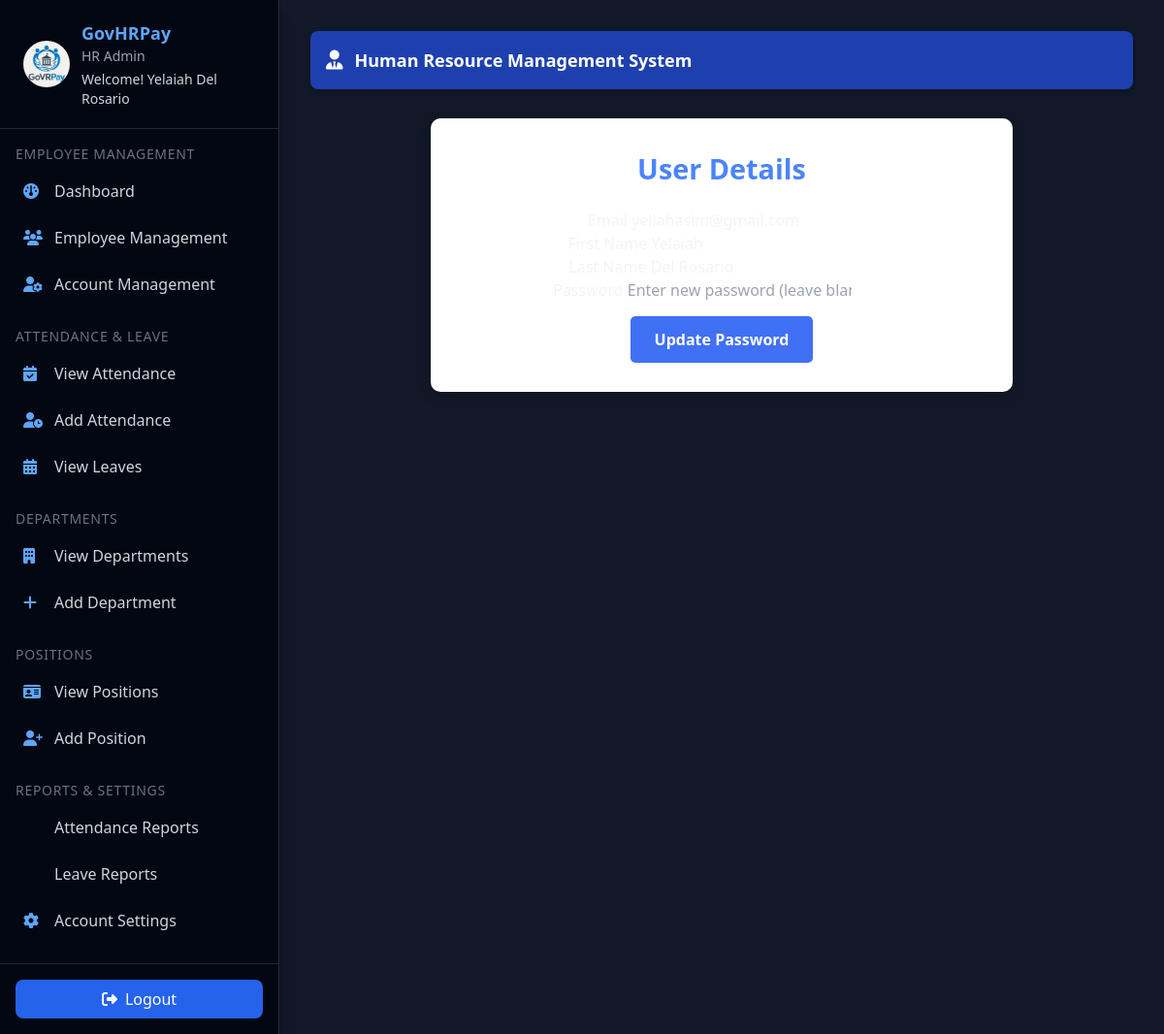
The app's page /edit-profile (signed in), older data.
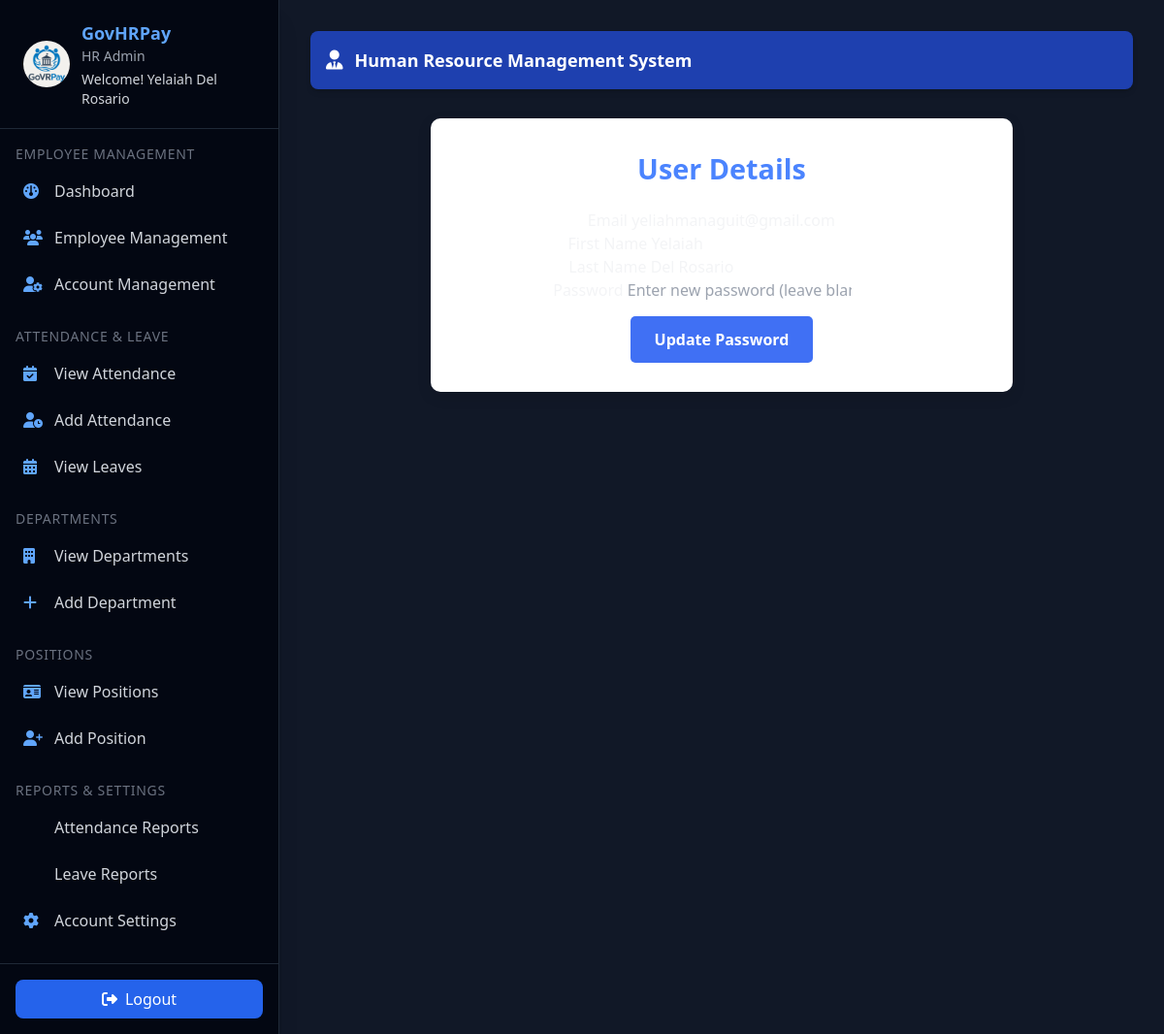
The same page, newer data.
### hr_system/hr/models/user.py (models this page shows, shortened)
class User(UserMixin, db.Model):
    id = db.Column(db.Integer, primary_key=True)
    email = db.Column(db.String(150), unique=True, nullable=False)
    password = db.Column(db.String(150), nullable=False)
    first_name = db.Column(db.String(100), nullable=False)
    last_name = db.Column(db.String(100), nullable=False)
    role = db.Column(db.String(50), nullable=False, default="employee")
    department_id = db.Column(
        db.Integer, db.ForeignKey('department.id', name='fk_user_department_id')
    )
    position = db.Column(db.String(100))
    active = db.Column(db.Boolean, default=True)
    created_at = db.Column(db.DateTime, default=datetime.utcnow)
    last_login = db.Column(db.DateTime)
    managed_department = db.relationship(
        "Department",
        back_populates="head",
        uselist=False,
        foreign_keys="[Department.head_id]"
    )
    employee_profile = db.relationship(
        "Employee",
        back_populates="user",
        uselist=False
    )
    approved_leaves = db.relationship(
        "Leave",
        back_populates="approver",
        lazy=True,
        foreign_keys="[Leave.approved_by]"
    )
    department = db.relationship(
        "Department",
        backref="users",
        foreign_keys=[department_id]
    )
    def get_full_name(self):
        return f"{self.first_name} {self.last_name}"

### hr_system/hr/routes/auth_routes.py (the view, shortened to what this page needs)
@hr_auth_bp.route('/edit-profile', methods=['GET', 'POST'])
@login_required
def edit_profile():
    user = current_user
    return render_template('hr_auth/profile.html', user=user)

### hr_system/hr/__init__.py (called while the page is built)
@login_manager.user_loader
def load_user(user_id):
    return User.query.get(int(user_id))

### templates/hr_auth/profile.html (shortened to what this page needs)
{% extends "hr/admin/admin_base.html" %}
{% block content %}
<link
  rel="stylesheet"
  href="https://cdnjs.cloudflare.com/ajax/libs/font-awesome/6.4.2/css/all.min.css"
/>
<div class="content-wrap">
  <center>
    <div class="edit-container" style="max-width: 600px; width: 100%; background: #fff; padding: 30px; border-radius: 10px; box-shadow: 0 5px 15px rgba(0,0,0,0.1); margin-top: 30px;">
      <header style="font-size: 1.8em; font-weight: 600; color: #4b84fe; margin-bottom: 20px;">User Details</header>
      <form method="POST" action="{{ url_for('hr_admin.edit_password') }}" id="editProfileForm">
        <div class="input-field">
          <label>Email</label>
          <input type="email" name="email" value="{{ user.email }}" readonly />
        </div>
        <div class="input-field">
          <label>First Name</label>
          <input type="text" name="first_name" value="{{ user.first_name }}" readonly />
        </div>
        <div class="input-field">
          <label>Last Name</label>
          <input type="text" name="last_name" value="{{ user.last_name }}" readonly />
        </div>
        <div class="input-field" style="position: relative;">
          <label>Password</label>
          <input
            type="password"
            name="password"
            id="password"
            placeholder="Enter new password (leave blank to keep current)"
            style="padding-right: 40px;"
          />
        </div>
        <button type="button" class="submit" id="saveProfileBtn"
          style="margin-top: 15px; background-color: #4070f4; color: #fff; padding: 12px 25px; border-radius: 5px; border: none; font-weight: 600; cursor: pointer;">
          <span class="btnText">Update Password</span>
        </button>
      </form>
    </div>
  </center>
</div>
{% endblock %}

### templates/hr/admin/admin_base.html (shortened to what this page needs)
<!DOCTYPE html>
<html lang="en">
  <head>
    <link
      rel="stylesheet"
      href="https://cdnjs.cloudflare.com/ajax/libs/font-awesome/6.5.1/css/all.min.css"
    />
    <script src="https://cdn.tailwindcss.com"></script>
  </head>
  <body class="bg-gray-900 text-gray-100 flex flex-col md:flex-row min-h-screen font-sans">
    <aside
      id="sidebar"
      class="bg-gray-950 text-white w-64 sm:w-72 flex-shrink-0 fixed md:static inset-y-0 left-0 transform -translate-x-full md:translate-x-0 transition-transform duration-300 z-30 flex flex-col justify-between border-r border-gray-800 shadow-xl"
    >
      <div class="overflow-y-auto flex-grow">
        <div class="flex items-center gap-3 px-6 py-5 border-b border-gray-800 sticky top-0 bg-gray-950 z-10">
          <img
            src="{{ url_for('hr_admin.static', filename='img/logo2.avif') }}"
            alt="Logo"
            class="w-12 h-12 rounded-full object-cover"
          />
          <div>
            <h2 class="text-lg font-semibold text-blue-400">GovHRPay</h2>
            <p class="text-sm text-gray-400">HR Admin</p>
            <p class="text-sm text-gray-300 mt-1">
              Welcome! <span class="font-medium">{{ current_user.get_full_name() }}</span>
            </p>
          </div>
        </div>
        <nav class="mt-4 px-4 text-gray-300">
          {% for section, links in {
            "Employee Management": [
              ("fa-gauge", "Dashboard", "hr_admin.hr_dashboard"),
              ("fa-users", "Employee Management", "hr_admin.view_employees"),
              ("fa-user-gear", "Account Management", "hr_admin.view_users")
            ],
            "Attendance & Leave": [
              ("fa-calendar-check", "View Attendance", "hr_admin.attendance"),
              ("fa-user-clock", "Add Attendance", "hr_admin.add_attendance"),
              ("fa-calendar-days", "View Leaves", "hr_admin.view_leaves")
            ],
            "Departments": [
              ("fa-building", "View Departments", "hr_admin.view_departments"),
              ("fa-plus", "Add Department", "hr_admin.add_department")
            ],
            "Positions": [
              ("fa-id-card", "View Positions", "hr_admin.view_positions"),
              ("fa-user-plus", "Add Position", "hr_admin.add_position")
            ],
            "Reports & Settings": [
              ("fa-file-chart-column", "Attendance Reports", "hr_admin.attendance_report"),
              ("fa-file-chart-line", "Leave Reports", "hr_admin.leave_report"),
              ("fa-gear", "Account Settings", "hr_admin.profile")
            ]
          }.items() %}
          <div class="mb-6">
            <h3 class="text-sm uppercase tracking-wider text-gray-500 mb-2">{{ section }}</h3>
            <ul class="space-y-2">
              {% for icon, text, url in links %}
              <li>
                <a href="{{ url_for(url) }}" class="flex items-center gap-3 p-2 rounded-lg hover:bg-blue-700/40 transition">
                  <i class="fa-solid {{ icon }} text-blue-400 w-5"></i> {{ text }}
                </a>
              </li>
              {% endfor %}
            </ul>
          </div>
        </nav>
      </div>
      <div class="p-4 border-t border-gray-800">
        <button
          id="logoutBtn"
          class="flex items-center gap-2 w-full justify-center py-2 rounded-lg bg-blue-600 hover:bg-blue-700 transition"
        >
          <i class="fa-solid fa-right-from-bracket"></i> Logout
        </button>
      </div>
    </aside>
    <main class="flex-1 p-4 sm:p-6 md:p-8 overflow-y-auto bg-gray-900">
      <div class="bg-blue-800 text-white rounded-lg p-4 mb-6 flex flex-wrap gap-3 items-center justify-between shadow-md sticky top-0 z-10 hidden md:flex">
        <div class="flex items-center gap-3">
          <i class="fa-solid fa-user-tie text-xl"></i>
          <h1 class="text-lg font-semibold">Human Resource Management System</h1>
        </div>
      </div>
      {% block content %}{% endblock %}
    </main>
  </body>
</html>

Row changes from the older to the newer data that the page shows:
changed User "Yelaiah Del Rosario": email "yeliahasim@gmail.com" → "yeliahmanaguit@gmail.com"
